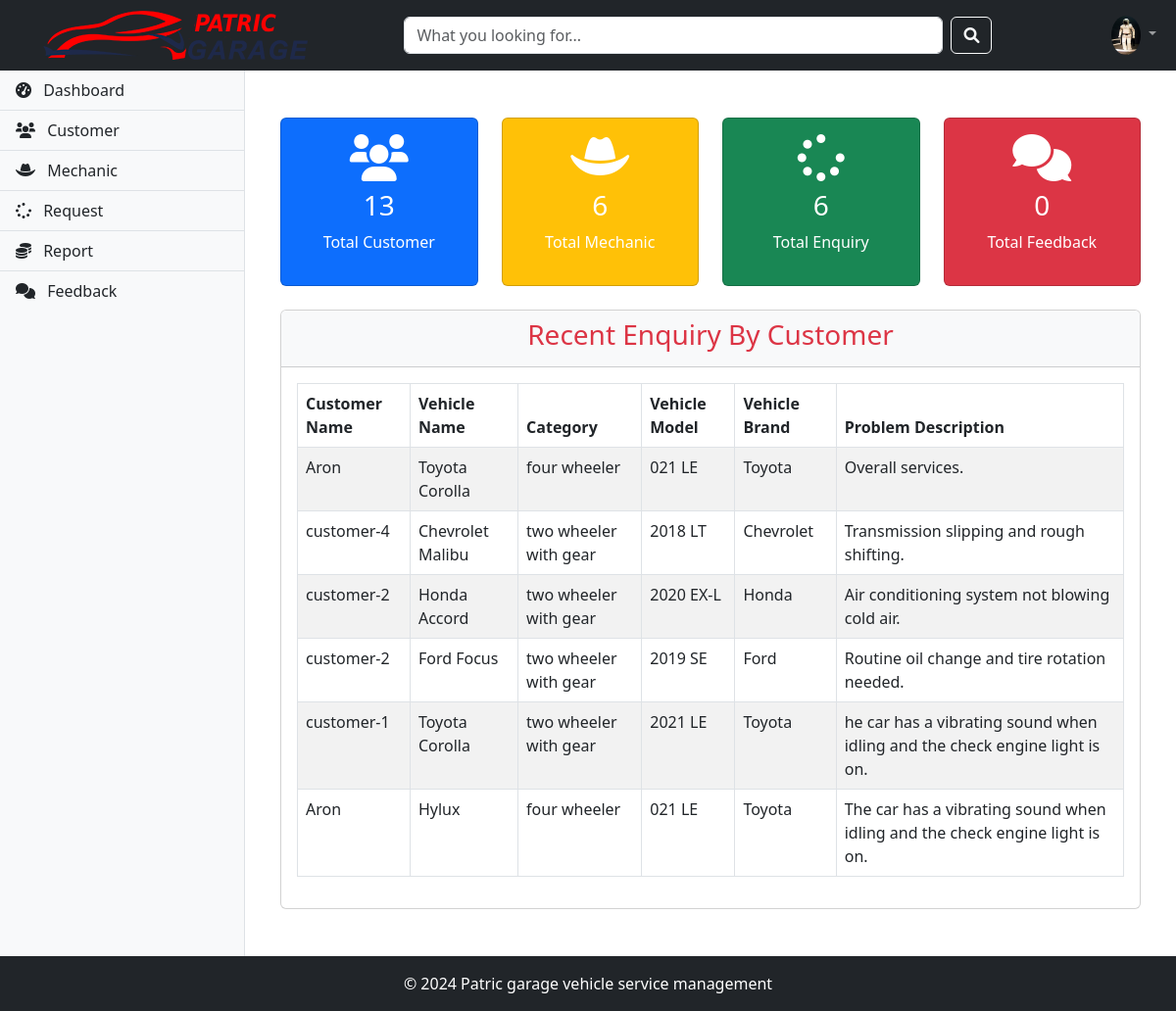
/admin-dashboard (signed in), run on the app's committed database.
### vehicle/models.py (models this page shows, shortened)
class Customer(models.Model):
    user = models.OneToOneField(User, on_delete=models.CASCADE)
    address = models.CharField(max_length=500)
    mobile = models.CharField(max_length=20)
    profile_pic = models.ImageField(upload_to='profile_pic/CustomerProfilePic/', null=True, blank=True)

class Request(models.Model):
    CATEGORY_CHOICES = (
        ('two wheeler with gear', 'Two Wheeler with Gear'),
        ('two wheeler without gear', 'Two Wheeler without Gear'),
        ('three wheeler', 'Three Wheeler'),
        ('four wheeler', 'Four Wheeler')
    )
    STATUS_CHOICES = (
        ('Pending', 'Pending'),
        ('Approved', 'Approved'),
        ('Repairing', 'Repairing'),
        ('Repairing Done', 'Repairing Done'),
        ('Released', 'Released')
    )
    category = models.CharField(max_length=50, choices=CATEGORY_CHOICES)
    vehicle_no = models.PositiveIntegerField()
    vehicle_name = models.CharField(max_length=40)
    vehicle_model = models.CharField(max_length=40)
    vehicle_brand = models.CharField(max_length=40)
    problem_description = models.CharField(max_length=500)
    date = models.DateField(auto_now_add=True)
    cost = models.PositiveIntegerField(null=True)
    customer = models.ForeignKey('Customer', on_delete=models.CASCADE, null=True)
    mechanic = models.ForeignKey('Mechanic', on_delete=models.CASCADE, null=True)
    status = models.CharField(max_length=50, choices=STATUS_CHOICES, default='Pending')

### vehicle/views.py (the view)
# urls.py: path('admin-dashboard', views.admin_dashboard_view, name='admin-dashboard'),
@login_required(login_url='adminlogin')
def admin_dashboard_view(request):
    enquiries = models.Request.objects.select_related('customer').all().order_by('-id')
    context = {
        'total_customer': models.Customer.objects.count(),
        'total_mechanic': models.Mechanic.objects.count(),
        'total_request': models.Request.objects.count(),
        'total_feedback': models.Feedback.objects.count(),
        'data': zip((enq.customer for enq in enquiries), enquiries),
    }
    return render(request, 'vehicle/admin_dashboard.html', context)

### vehicle/templates/vehicle/admin_dashboard.html
{% extends "vehicle/adminbase.html" %}
{% block content %}
<div class="container my-4" style="margin-top: 20px;">
    <div class="row g-4">
        <div class="col-12 col-md-6 col-lg-3">
            <div class="card text-white bg-primary">
                <div class="card-body text-center">
                    <i class="fas fa-users fa-3x"></i>
                    <h3 class="my-2">{{ total_customer }}</h3>
                    <p>Total Customer</p>
                </div>
            </div>
        </div>
        <div class="col-12 col-md-6 col-lg-3">
            <div class="card text-white bg-warning">
                <div class="card-body text-center">
                    <i class="fas fa-hat-cowboy fa-3x"></i>
                    <h3 class="my-2">{{ total_mechanic }}</h3>
                    <p>Total Mechanic</p>
                </div>
            </div>
        </div>
        <div class="col-12 col-md-6 col-lg-3">
            <div class="card text-white bg-success">
                <div class="card-body text-center">
                    <i class="fas fa-spinner fa-3x"></i>
                    <h3 class="my-2">{{ total_request }}</h3>
                    <p>Total Enquiry</p>
                </div>
            </div>
        </div>
        <div class="col-12 col-md-6 col-lg-3">
            <div class="card text-white bg-danger">
                <div class="card-body text-center">
                    <i class="fas fa-comments fa-3x"></i>
                    <h3 class="my-2">{{ total_feedback }}</h3>
                    <p>Total Feedback</p>
                </div>
            </div>
        </div>
    </div>
    <div class="row mt-4">
        <div class="col-12">
            <div class="card">
                <div class="card-header bg-light">
                    <h3 class="text-center text-danger">Recent Enquiry By Customer</h3>
                </div>
                <div class="card-body">
                    <div class="table-responsive">
                        <table class="table table-striped table-bordered">
                            <thead>
                                <tr>
                                    <th>Customer Name</th>
                                    <th>Vehicle Name</th>
                                    <th>Category</th>
                                    <th>Vehicle Model</th>
                                    <th>Vehicle Brand</th>
                                    <th>Problem Description</th>
                                </tr>
                            </thead>
                            <tbody>
                                {% for customer, request in data %}
                                <tr>
                                    <td>
                                        {% if customer %}
                                            {{ customer.user.first_name }}
                                        {% else %}
                                            Unknown
                                        {% endif %}
                                    </td>
                                    <td>{{ request.vehicle_name }}</td>
                                    <td>{{ request.category }}</td>
                                    <td>{{ request.vehicle_model }}</td>
                                    <td>{{ request.vehicle_brand }}</td>
                                    <td>{{ request.problem_description }}</td>
                                </tr>
                                {% endfor %}
                            </tbody>
                        </table>
                    </div>
                </div>
            </div>
        </div>
    </div>
</div>
{% endblock content %}

### data on the page
Customer: user.first_name "Aron", vehicle_name "Toyota Corolla", category "four wheeler", vehicle_model "021 LE", vehicle_brand "Toyota", problem_description "Overall services.", vehicle_name "Hylux", problem_description "The car has a vibrating sound when idling and the check engine light is on."
Customer: user.first_name "customer-4", vehicle_name "Chevrolet Malibu", category "two wheeler with gear", vehicle_model "2018 LT", vehicle_brand "Chevrolet", problem_description "Transmission slipping and rough shifting."
Customer: user.first_name "customer-2", vehicle_name "Honda Accord", category "two wheeler with gear", vehicle_model "2020 EX-L", vehicle_brand "Honda", problem_description "Air conditioning system not blowing cold air.", vehicle_name "Ford Focus", vehicle_model "2019 SE", vehicle_brand "Ford", problem_description "Routine oil change and tire rotation needed."
Customer: user.first_name "customer-1", vehicle_name "Toyota Corolla", category "two wheeler with gear", vehicle_model "2021 LE", vehicle_brand "Toyota", problem_description "he car has a vibrating sound when idling and the check engine light is on."

### other printed values
{{ total_customer }} "13"
{{ total_mechanic }} "6"
{{ total_request }} "6"
{{ total_feedback }} "0"
